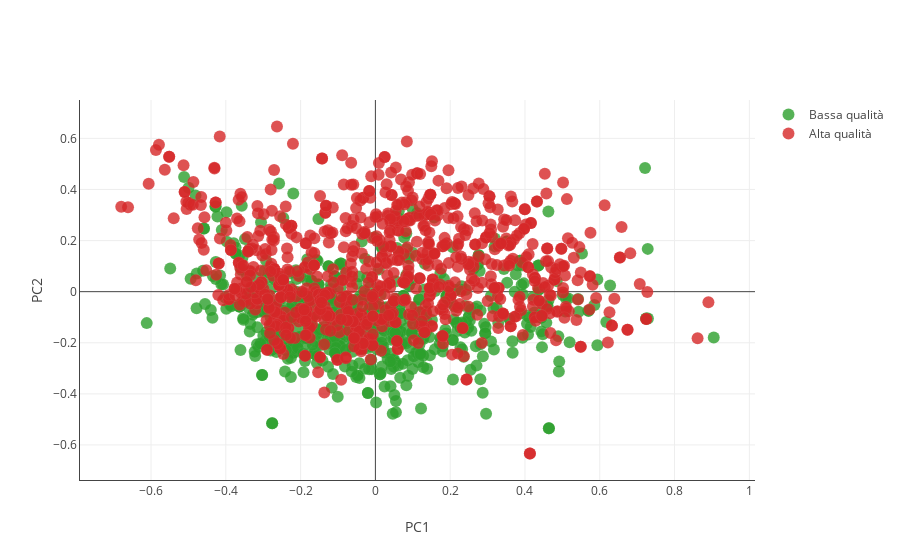

This figure's notebook cell:
### Code cell
my_pca = doPCA(df_norm, 2, True)
my_total_pca = doPCA(df_norm, 11, False)

### Figure 1 — Plotly figure (JSON) as saved in the notebook; plotly's stock layout.template omitted (floating-point values rounded to 4 significant figures; data arrays with more than 128 entries replaced by an {"elided": "..."} marker saying what was removed)
{"data": [{"marker": {"color": "#2ca02c", "line": {"color": "rgba(217, 217, 217, 0.14)", "width": 0.5}, "opacity": 0.8, "size": 12}, "mode": "markers", "name": "Bassa qualità", "type": "scatter", "uid": "b45cfb5b-4760-4e3e-a0e2-76074a1bd699", "x": {"elided": "744 float values"}, "y": {"elided": "744 float values"}}, {"marker": {"color": "#d62728", "line": {"color": "rgba(217, 217, 217, 0.14)", "width": 0.5}, "opacity": 0.8, "size": 12}, "mode": "markers", "name": "Alta qualità", "type": "scatter", "uid": "2c9b021d-31d8-4bf5-ac09-a927f8e3e723", "x": {"elided": "855 float values"}, "y": {"elided": "855 float values"}}], "layout": {"xaxis": {"showline": true, "title": {"text": "PC1"}}, "yaxis": {"showline": true, "title": {"text": "PC2"}}}}
